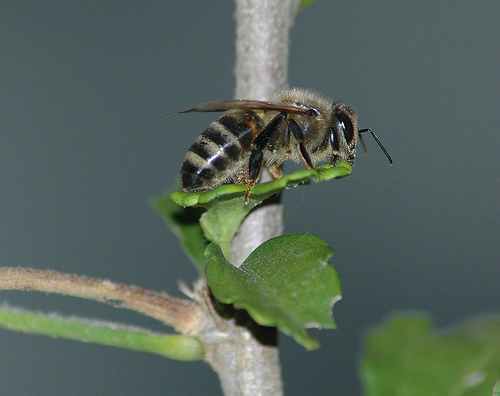
#> input picture 54736755_c057723f64.jpg, 500 x 396 px
$ python -i phase_interpolation.py   (imports and definitions only)
#> lines starting #> are read from the running program, lines starting #| are printed output that depends on the picture
"""
Phase-Based Frame Interpolation using Fourier Transform and Complex Steerable Pyramid

Algorithm reference:
  https://exclav.es/2016/07/15/phase-based-frame-interpolation-a-julia-implementation/

Core concept:
  Image structure is encoded primarily by phase.
  Interpolating phase of each pixel (rather than pixel intensity) produces
  higher quality results with less ghosting.

Steps:
  1. Convert frames to Lab color space, extract luminance (L channel)
  2. Build complex steerable pyramid for each frame
  3. Compute phase differences between corresponding pyramid levels
  4. Unwrap phase differences hierarchically (coarse-to-fine)
  5. Interpolate: amplitude linearly, phase = original + alpha * unwrapped_diff
  6. Reconstruct pyramid -> luminance, blend chrominance linearly
  7. Convert back to RGB
"""

import numpy as np
from scipy.ndimage import zoom
import cv2


# ---------------------------------------------------------------------------
# Utility: color space conversions
# ---------------------------------------------------------------------------

# [44 lines left out: functions rgb_to_lab_float, lab_to_rgb_uint8, _make_gaussian_kernel, not called in this run]


def build_laplacian_pyramid(image: np.ndarray, num_levels: int = 6) -> list:
    """
    Build a Laplacian pyramid.

    Each level contains the band-pass detail at that scale.
    The last level is the low-pass residual.

    Returns list of (H_k, W_k) float32 arrays.
    """
#> called with num_levels = 6
    pyramid = []
    current = image.astype(np.float32)
    for _ in range(num_levels - 1):
        blurred = cv2.GaussianBlur(current, (0, 0), sigmaX=1.0)
        h, w = current.shape[:2]
        downsampled = cv2.resize(blurred, (w // 2, h // 2), interpolation=cv2.INTER_LINEAR)
        upsampled = cv2.resize(downsampled, (w, h), interpolation=cv2.INTER_LINEAR)
        laplacian = current - upsampled
        pyramid.append(laplacian)
        current = downsampled
#> this loop made 5 passes
#> pass 1, in build_laplacian_pyramid, `laplacian = current - upsampled`:
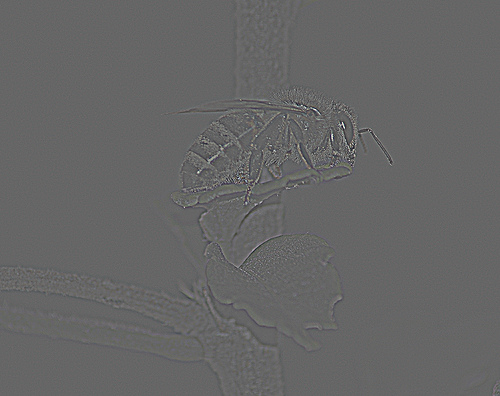
#> laplacian: shape (396, 500, 3) float32; mean R, G, B 0, 0, 0; drawn with min black and max white
#> after the loop:
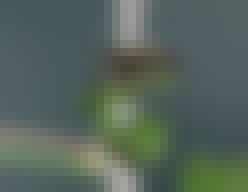
#> blurred: shape (24, 31, 3) float32 (shown 8 times larger); mean R, G, B 86.3, 101.1, 91.6
#> after the loop, pyramid = 5 items
    pyramid.append(current)  # residual
    return pyramid


def build_complex_pyramid(image: np.ndarray, num_levels: int = 6) -> list:
    """
    Build a complex steerable pyramid approximation.

    For each Laplacian level, compute the complex analytic signal using
    the Hilbert transform in 2D (via FFT), giving complex coefficients
    where amplitude encodes local contrast and phase encodes structure.

    Returns list of complex128 arrays, same shape as Laplacian levels.
    """
    lap_pyr = build_laplacian_pyramid(image, num_levels)
#> lap_pyr = 6 items
    complex_pyr = []
    for band in lap_pyr:
        # 2D analytic signal: zero out negative frequencies
        F = np.fft.fft2(band)
        H, W = band.shape
        # Build half-plane filter (analytic signal in 2D)
        # Use the standard 2D Hilbert / analytic approach:
        # keep DC, double positive half, zero negative half
        mask = np.zeros((H, W), dtype=np.float64)
        # DC component
        mask[0, 0] = 1.0
        # Positive frequencies
        if H % 2 == 0:
            mask[1:H // 2, :] = 2.0
            mask[H // 2, :] = 1.0  # Nyquist row
        else:
            mask[1:(H + 1) // 2, :] = 2.0
        if W % 2 == 0:
            # Already handled via rows; but for W-direction keep symmetric
            pass
        analytic_F = F * mask
        analytic = np.fft.ifft2(analytic_F)
        complex_pyr.append(analytic)
#> this loop made 1 pass
#> after the loop, complex_pyr = []
    return complex_pyr


# ---------------------------------------------------------------------------
# Phase operations
# ---------------------------------------------------------------------------

# [14 lines left out: function compute_phase_pyramid, not called in this run]


def _wrap_to_pi(x: np.ndarray) -> np.ndarray:
    """Wrap values to [-pi, pi]."""
    return (x + np.pi) % (2 * np.pi) - np.pi


# [246 lines left out: functions unwrap_phase_pyramid, adjust_phase_consistency, reconstruct_from_pyramid, interpolate_frames, interpolate_batch_2x, interpolate_video_2x, not called in this run]

>>> import cv2
>>> picture = cv2.cvtColor(cv2.imread('54736755_c057723f64.jpg'), cv2.COLOR_BGR2RGB)
#> (the run stopped early here; a loop or call above may not have finished)
